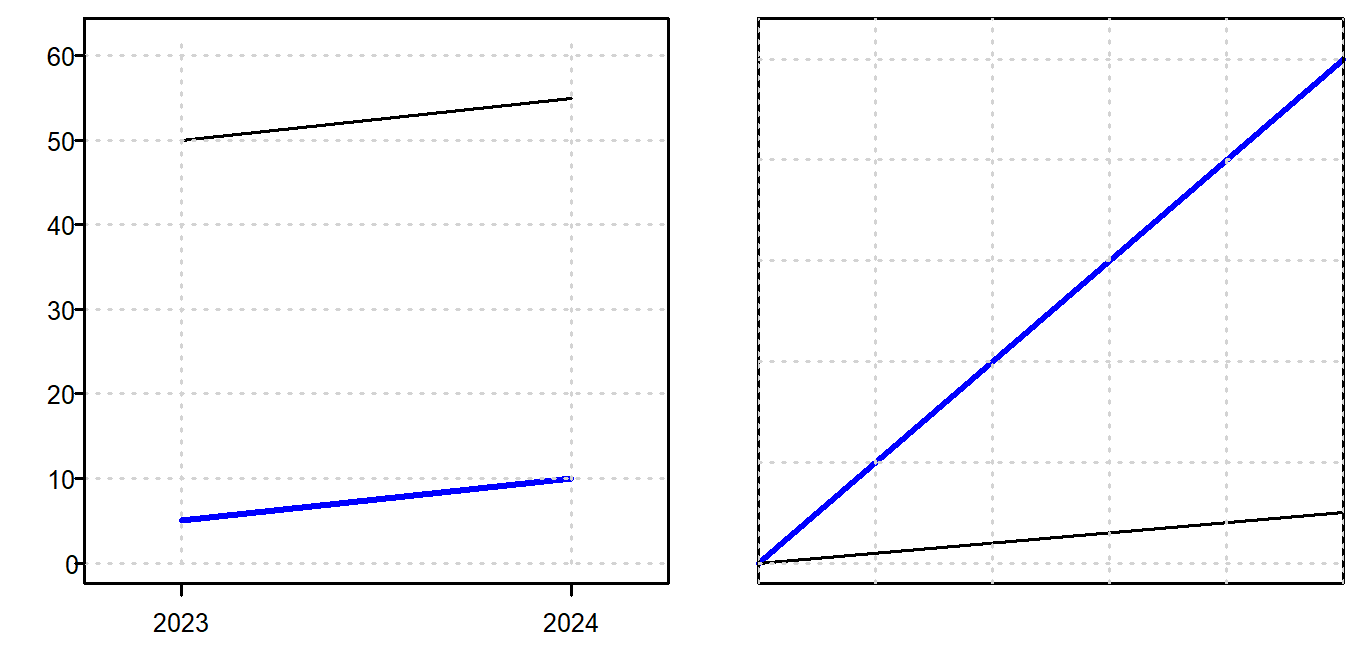

The script that saved this image:

png("valorAcciones.png", width=1350, height=650, res = 300)
par(mar=c(1, 1.3, 0.2, 0) + 0.1, mgp = c(0,0,0), mfrow=c(1,2))
t=0.6

x = c(2023, 2024)
y1 = c(5, 10)
y2 = c(0, 100)

plot(x, y1, type = "l", xlab="", ylab="", 
     xlim = c(2022.75, 2024.25),
     ylim=c(0, 62), xpd = FALSE,  yaxt='n',  xaxt='n', xaxs="i",
     lwd=2, col = "blue"
)
segments(2023, 50, 2024, 55)

segments(2023, 0, 2023, 62, col = "lightgray", lty = "dotted")
segments(2024, 0, 2024, 62, col = "lightgray", lty = "dotted")
for (i in seq(0, 60, 10)) {
  segments(2022.75, i, 2024.25, i, col = "lightgray", lty = "dotted")
}

axis(1, at=x, tck=-0.02, cex.axis=t-0.08, padj = -0)
axis(2, at=seq(0, 60, 10), las=1, tck=-0.015, hadj = 1.3, cex.axis=t-0.08)

par(mar=c(1, 1.3, 0.2, 0) + 0.1, mgp = c(0,0,0))
plot(x, y2, type = "l", xlab="", ylab="", 
     ylim=c(0, 104), xpd = NA,  yaxt='n',  xaxt='n', xaxs="i",
     lwd=2, col = "blue"
)
segments(2023, 0, 2024, 10)
grid()

# axis(1, at=x, tck=-0.02, cex.axis=t-0.08, padj = -0)
# axis(2, at=seq(10, 50, 10), las=1, tck=-0.015, hadj = 1.5, cex.axis=t-0.08)
# axis(2, at=0, las=1, tck=-0.015, hadj = 2, cex.axis=t-0.05)

dev.off()
